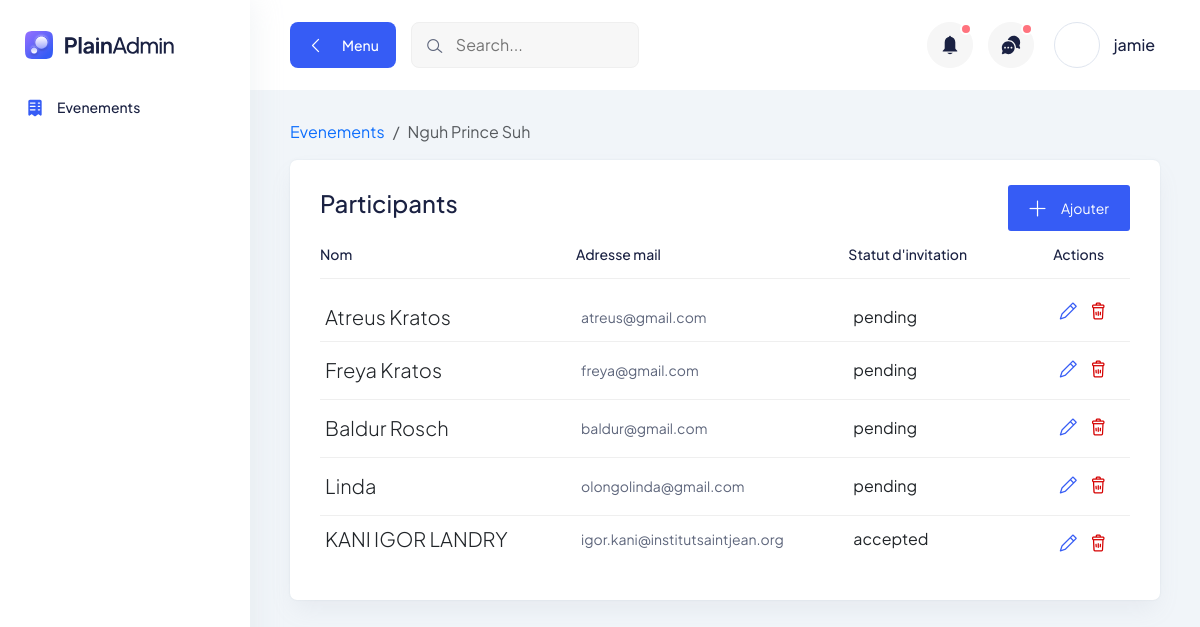
Page /events/17 (signed in) on the committed database.
### main/models.py (models this page shows, shortened)
class Evenement(models.Model):
    EVENT_TYPES = [
        ("pres", _("Presentiel")),
        ("online", _("En ligne"))
    ]
    EVENT_CATEGORIES = [
        ("marriage", _("Marriage")),
        ("seminar", _("Seminaire")),
        ("workshop", _("Atelier")),
        ("meeting", _("Meeting")),
    ]
    nom = models.CharField(max_length=100)
    ville = models.CharField(max_length=100, default="Yaounde")
    pays = models.CharField(max_length=100, default="Cameroun")
    lieu = models.TextField()
    nombres_de_places = models.IntegerField(null=True, blank=True)
    rempli = models.BooleanField(default=False) # this is True when the event is sold out
    prix = models.FloatField(default=0)
    entree_gratuit = models.BooleanField(default=False)
    description = models.TextField(null=True, blank=True)
    categorie = models.CharField(default="marriage", choices=EVENT_CATEGORIES, max_length=20)
    type =models.CharField(default="pres", choices=EVENT_TYPES, max_length=10)
    organisateur = models.CharField(max_length=50, null=True, blank=True)
    contact = models.CharField(max_length=100, blank=True, null=True, verbose_name=_("Contact d'organisateur"))
    date_heure_debut = models.DateTimeField(default=timezone.now, verbose_name=_("Debut (Date & heure)"))
    date_heure_fin = models.DateTimeField(null=True, blank=True, verbose_name=_("Fin (Date & heure)"))
    lieu = models.TextField(null=True, blank=True)
    lien = models.URLField(null=True, blank=True)
    user = models.ForeignKey(User, null=True, on_delete=models.CASCADE)
    def __str__(self):
        return f"{self.nom}: {self.ville}, {self.pays}"

class Participant(models.Model):
    INVITATION_STATUS = [
        ("pending", _("En attente")),
        ("rejected", _("Rejetée")),
        ("accepted", _("Accepté"))
    ]
    evenement = models.ForeignKey(Evenement, on_delete=models.CASCADE)
    name = models.CharField(max_length=100)
    email = models.EmailField()
    statut = models.CharField(max_length=15, choices=INVITATION_STATUS, default="pending")
    invitation_successful = models.BooleanField(null=True)

### main/views.py (the view)
# urls.py: path("events/", views.events, name="events"),
@login_required
def events(request, event_id=None):
    user = request.user
    edit_form = UpdateEvenementForm
    if not event_id:
        if request.method == 'POST':
            form = EvenementForm(request.POST, request.FILES)
            if form.is_valid():
                evenement = form.save()
                evenement.user = user
                evenement.save()
                excel_file = form.cleaned_data.get("participants_file")
                if excel_file:
                    try:
                        df = pd.read_excel(excel_file)
                        for index, row in df.iterrows():
                            email = row.get("Email")
                            name = row.get("Nom")
                            if email and name:
                                Participant.objects.create(
                                    evenement=evenement,
                                    email=email,
                                    statut='pending',
                                    name=name
                                )
                    except Exception as e:
                        evenement.delete()
                        return JsonResponse({'success': False, 'errors': ['Error adding participants from excel file']})
                return JsonResponse({'success': True})  # Return success response
            return JsonResponse({'success': False, 'errors': form.errors})  # Return validation errors
        else:
            form = EvenementForm()
            evenements = Evenement.objects.filter(Q(user=user) | Q(user__isnull=True))
        return render(request, "main/evenements.html", context={'evenements': evenements, 'form': form, 'edit_form': edit_form})
    else:
        event = get_object_or_404(Evenement, id=event_id, user=user)
        context = {
            'event': event,
            'update_participant_form': UpdateParticipantForm,
            'participant_form': ParticipantForm,
            'participants_json': [ model_to_dict(p) for p in event.participant_set.all() ]
        }
        print("Returning context... ")
        print(context)
        return render(request, "main/event_detail.html", context=context)

### main/templates/main/event_detail.html (shortened to what this page needs)
{% extends 'main/sidebar_base.html' %}
{% load i18n %}
{% block events_active %}active{% endblock %}
{% block page_content %}
<section>
    <div class="container-fluid pt-30">
        <nav aria-label="breadcrumb">
            <ol class="breadcrumb">
                <li class="breadcrumb-item"><a href="{% url 'events' %}">{% trans "Evenements" %}</a></li>
                <li class="breadcrumb-item active" aria-current="page">{{ event.nom }}</li>
            </ol>
        </nav>
        <div class="tables-wrapper mt-6">
            <div class="row">
                <div class="col-lg-12">
                    <div class="card-style mb-30">
                        <div
                            style="display: flex; flex-direction: row; justify-content: space-between; align-items: center;">
                            <div>
                                <h3 class="mb-10">Participants</h3>
                            </div>
                            <div class="title d-flex flex-wrap justify-content-end">
                                <button type="button" class="main-btn primary-btn btn-hover btn-sm"
                                    data-bs-toggle="modal" data-bs-target="#participantModal">
                                    <i class="lni lni-plus mr-5"></i> Ajouter
                                </button>
                            </div>
                        </div>
                        <div class="table-wrapper table-responsive">
                            <table class="table">
                                <thead>
                                    <tr>
                                        <th class="lead-info">
                                            <h6>{% trans "Nom" %}</h6>
                                        </th>
                                        <th class="lead-email">
                                            <h6>{% trans "Adresse mail" %}</h6>
                                        </th>
                                        <th class="lead-phone">
                                            <h6>{% trans "Statut d'invitation" %}</h6>
                                        </th>
                                        <th>
                                            <h6>{% trans "Actions" %}</h6>
                                        </th>
                                    </tr>
                                </thead>
                                <tbody>
                                    {% for participant in event.participant_set.all %}
                                    <tr>
                                        <td class="min-width">
                                            <div class="lead">
                                                <div class="lead-text">
                                                    {{ participant.name }}
                                                </div>
                                            </div>
                                        </td>
                                        <td class="min-width">
                                            <p>{{ participant.email }}</p>
                                        </td>
                                        <td class="min-width">
                                            <div class="d-flex flex-row gap-3 align-items-center">
                                                {{ participant.statut }}
                                            </div>
                                        </td>
                                        <td>
                                            <div class="action">
                                                <button class="text-primary edit-button" data-id="{{ participant.id }}"
                                                    data-bs-toggle="modal" data-bs-target="#editEventModal">
                                                    <i class="lni lni-pencil"></i>
                                                </button>
                                                <button class="text-danger delete-button" data-id="{{ participant.id }}"
                                                    data-nom="{{ evenement.nom }}" data-bs-toggle="modal"
                                                    data-bs-target="#deleteEventModal">
                                                    <i class="lni lni-trash-can"></i>
                                                </button>
                                            </div>
                                        </td>
                                    </tr>
                                    {% endfor %}
                                </tbody>
                            </table>
                        </div>
                    </div>
                </div>
            </div>
        </div>
    </div>
</section>
{% endblock %}

### main/templates/main/sidebar_base.html (shortened to what this page needs)
{% load static %}
<!DOCTYPE html>
<html lang="en">
<head>
    <link rel="stylesheet" href="{% static 'main/css/bootstrap.min.css' %}" />
    <link rel="stylesheet" href="{% static 'main/css/lineicons.css' %}" rel="stylesheet" type="text/css" />
    <link rel="stylesheet" href="{% static 'main/css/materialdesignicons.min.css' %}" rel="stylesheet" type="text/css" />
    <link rel="stylesheet" href="{% static 'main/css/fullcalendar.css' %}" />
    <link rel="stylesheet" href="{% static 'main/css/main.css' %}" />
</head>
<body>
    <aside class="sidebar-nav-wrapper">
        <div class="navbar-logo">
            <a href="/">
              <img src="{% static 'main/logo/logo.svg' %}" alt="logo" />
            </a>
        </div>
        <nav class="sidebar-nav">
            <ul>
                <li class="nav-item {% block events_active %}{% endblock%}">
                    <a href="{% url 'events' %}">
                      <span class="icon">
                      </span>
                      <span class="text">Evenements</span>
                    </a>
                </li>
            </ul>
        </nav>
    </aside>
    <div class="main-wrapper">
        {% block header %}
        <header class="header">
            <div class="container-fluid">
              <div class="row">
                <div class="col-lg-5 col-md-5 col-6">
                  <div class="header-left d-flex align-items-center">
                    <div class="menu-toggle-btn mr-15">
                      <button id="menu-toggle" class="main-btn primary-btn btn-hover">
                        <i class="lni lni-chevron-left me-2"></i> Menu
                      </button>
                    </div>
                    <div class="header-search d-none d-md-flex">
                      <form action="#">
                        <input type="text" placeholder="Search..." />
                        <button><i class="lni lni-search-alt"></i></button>
                      </form>
                    </div>
                  </div>
                </div>
                <div class="col-lg-7 col-md-7 col-6">
                  <div class="header-right">
                    <div class="notification-box ml-15 d-none d-md-flex">
                      <button class="dropdown-toggle" type="button" id="notification" data-bs-toggle="dropdown"
                        aria-expanded="false">
                        <span></span>
                      </button>
                    </div>
                    <div class="header-message-box ml-15 d-none d-md-flex">
                      <button class="dropdown-toggle" type="button" id="message" data-bs-toggle="dropdown"
                        aria-expanded="false">
                        <span></span>
                      </button>
                    </div>
                    <div class="profile-box ml-15">
                      <button class="dropdown-toggle bg-transparent border-0" type="button" id="profile"
                        data-bs-toggle="dropdown" aria-expanded="false">
                        <div class="profile-info">
                          <div class="info">
                            <div class="image">
                            </div>
                            <div>
                              <h6 class="fw-500">{{ request.user.username }}</h6>
                            </div>
                          </div>
                        </div>
                      </button>
                    </div>
                  </div>
                </div>
              </div>
            </div>
        </header>
        {% endblock %}
        {% block page_content %}
        {% endblock %}
    </div>
</body>
</html>

### main/static/main/css/fullcalendar.css (style rules this page uses)
:root { --fc-daygrid-event-dot-width:8px;--fc-list-event-dot-width:10px;--fc-list-event-hover-bg-color:#f5f5f5 }

### rows in the picture
Evenement: nom "Nguh Prince Suh"
Participant: name "Atreus Kratos", email "atreus@gmail.com", statut "pending"
Participant: name "Freya Kratos", email "freya@gmail.com", statut "pending"
Participant: name "Baldur Rosch", email "baldur@gmail.com", statut "pending"
Participant: name "Linda", email "olongolinda@gmail.com", statut "pending"
Participant: name "KANI IGOR LANDRY", email "igor.kani@institutsaintjean.org", statut "accepted"

### other values in the picture
{{ request.user.username }} "jamie"
